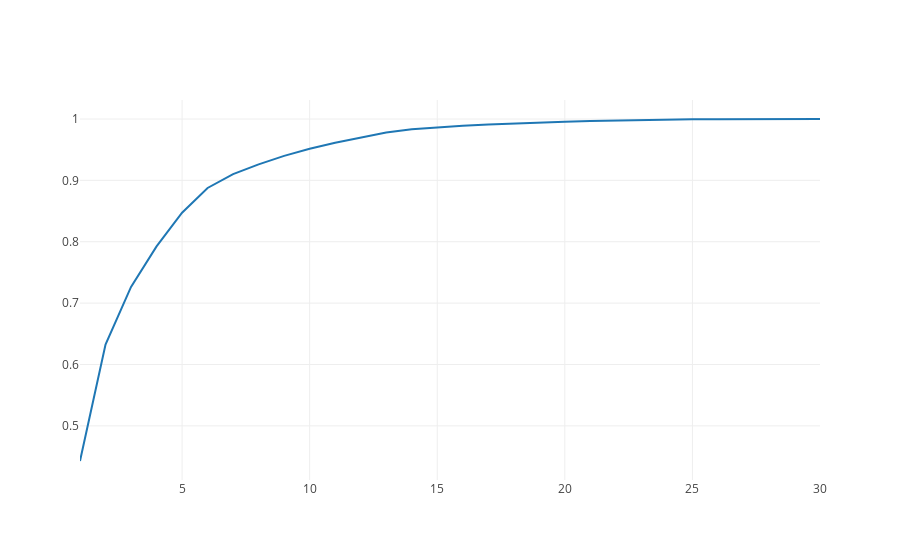

Source (notebook cell):
### Code cell
trace = go.Line(y = exp_var.cumsum(),
               x = np.arange(1, len(exp_var) + 1))
data = [trace]
figure = dict(data = data)
iplot(figure)

### Figure 1 — Plotly figure (JSON) as saved in the notebook; plotly's stock layout.template omitted (floating-point values rounded to 4 significant figures)
{"data": [{"type": "scatter", "uid": "3e36fd00-dd5a-46e7-ab4b-82851d3db08a", "x": [1, 2, 3, 4, 5, 6, 7, 8, 9, 10, 11, 12, 13, 14, 15, 16, 17, 18, 19, 20, 21, 22, 23, 24, 25, 26, 27, 28, 29, 30], "y": [0.4427, 0.6324, 0.7264, 0.7924, 0.8473, 0.8876, 0.9101, 0.926, 0.9399, 0.9516, 0.9614, 0.9701, 0.9781, 0.9834, 0.9865, 0.9892, 0.9911, 0.9929, 0.9945, 0.9956, 0.9966, 0.9975, 0.9983, 0.9989, 0.9994, 0.9997, 0.9999, 1.0, 1.0, 1]}], "layout": {}}
